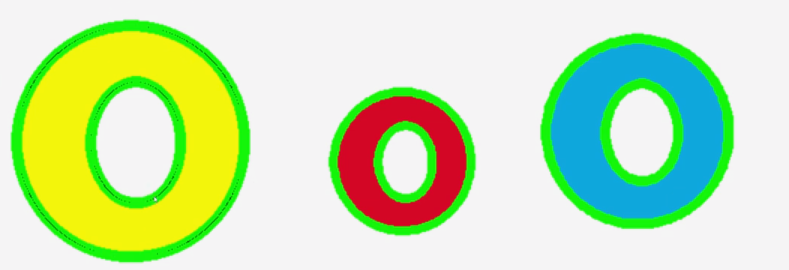
#> input picture assets/contours.png, 1578 x 539 px, found by its file name (shown at 1/2 size)
$ python main.py
#> lines starting #> are read from the running program, lines starting #| are printed output that depends on the picture
### preprocessing.py
import cv2 as cv
import numpy as np
import os


def isExists(path: str):
#> further down, img is the input picture: shape (539, 1578, 3); mean B, G, R 176.4, 227.8, 198.3
    assert os.path.exists(path)

def resize(img :np.ndarray,scale_percent=30,flag:bool=True,size: tuple =(512,512)):

#> called with scale_percent = 60, flag = True, size = (512, 512)
    if flag:
        width = int(img.shape[1] * scale_percent / 100)
#> width = 946
        height = int(img.shape[0] * scale_percent / 100)
#> height = 323
        #dsize
        dsize = (width, height)
#> dsize = (946, 323)
        img = cv.resize(img, dsize)
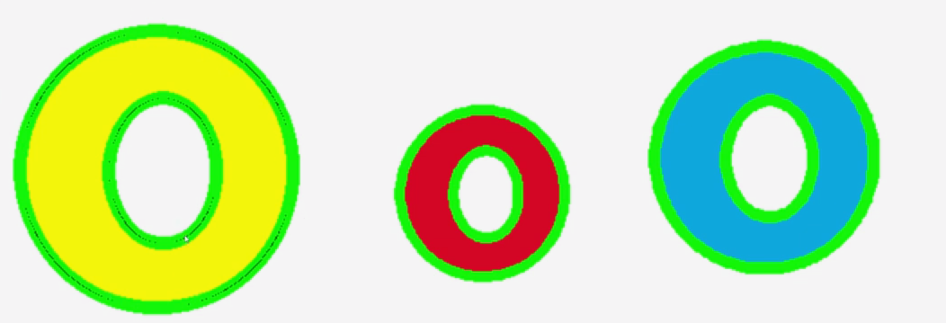
#> img: shape (323, 946, 3); mean of channels 0, 1, 2 176.4, 227.8, 198.3; drawn as B, G, R
    else:
        img=cv.resize(img,size) # w,h
    return img

# [4 lines left out: function whiteImage, not called in this run]

def blakImage():
    img=np.zeros((500,500),np.uint8)
    return img

def grayImage(img):
    img=cv.cvtColor(img,cv.COLOR_BGR2GRAY)
    return img

# [10 lines left out: functions getDimVideo, closeImg, not called in this run]

def clickEventImg(event,x,y,flags,param):
    if event==cv.EVENT_LBUTTONDOWN:
        print(x,y)
# [26 lines left out: functions getFonts, getImage, getVideo, not called in this run]

### 30.detect , track and count car and moto in video using openCV _ computer vision/tracker.py
import math

class TrackerMaster:
    def __init__(self):
        # Store the center positions of the objects
        self.center_points = {}
        # Keep the count of the IDs
        # each time a new object id detected, the count will increase by one
        self.id_count = 0


    # [38 lines left out: function update, not called in this run]

### 35.segmentation by using Otsu's Binarization/main.py
import cv2 as cv
import numpy as np
import os
from matplotlib import pyplot as plt
from preprocessing import *
from detectTrackcount import DetectionTracking

url="assets"
# imageName="early.png"
# imageName="orange.png"
# imageName2="apple.png"
imageName="contours.png"
# [5 lines of commented-out code are left out]

path=f"{url}/{imageName}"

isExists(path)

######### img #########

img=cv.imread(path)

img=resize(img,scale_percent=60)

# print(img.shape,img2.shape)


# DetectionTracking(img)


ret1,thr1=cv.threshold(img,127,255,cv.THRESH_BINARY)
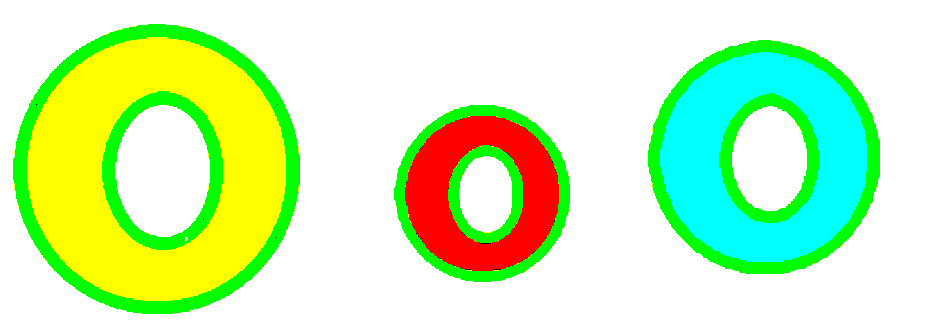
#> thr1: shape (323, 946, 3); mean of channels 0, 1, 2 181.3, 244.1, 204.7; drawn as B, G, R

#> (the run stopped early here; a loop or call above may not have finished)
